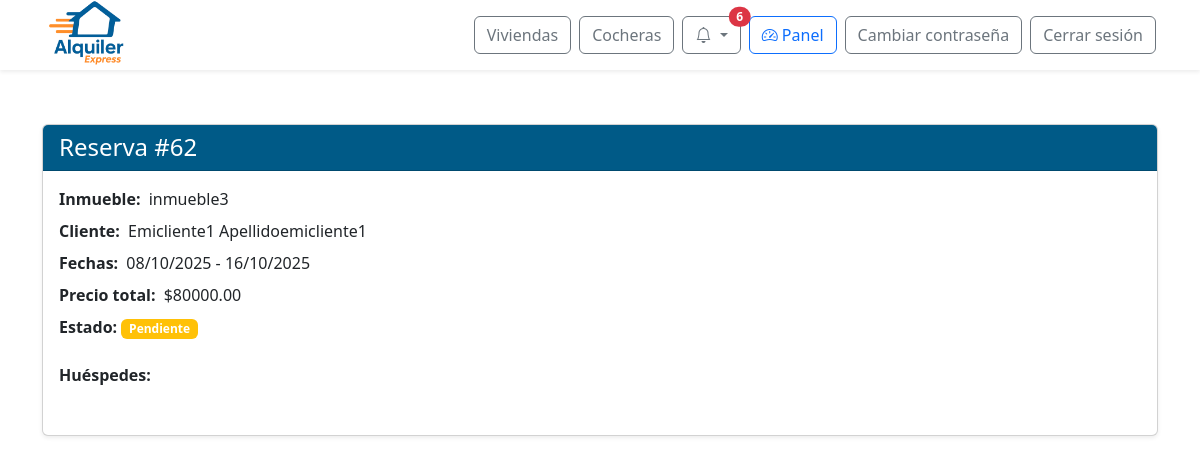
Before: /reservas/62/detalle/ (signed in) with the older database file.
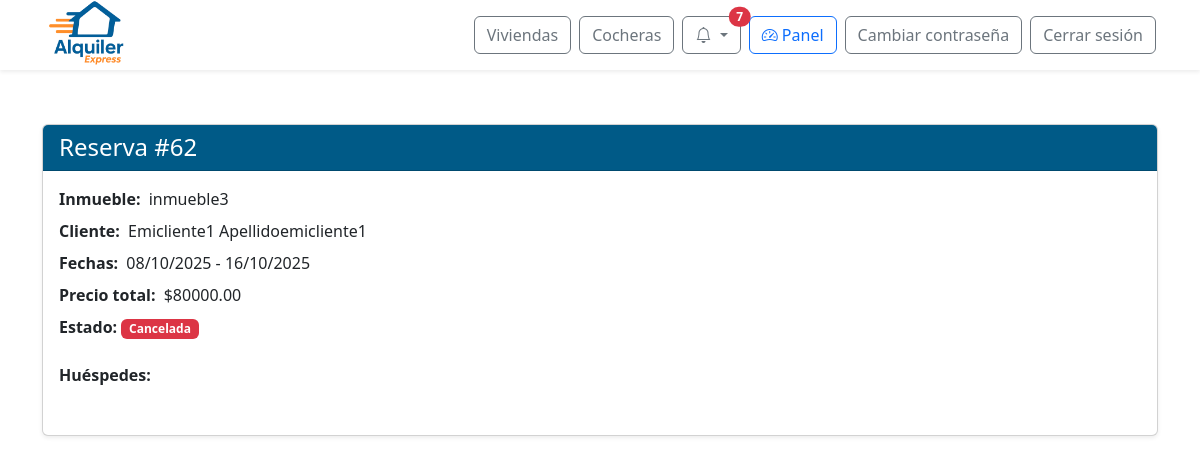
After: the same page with the newer database file.
### web/models.py (models this page shows, shortened)
class Reserva(models.Model):
    id_reserva = models.AutoField(primary_key=True)
    fecha_inicio = models.DateField()
    fecha_fin = models.DateField()
    precio_total = models.DecimalField(max_digits=10, decimal_places=2)
    estado = models.ForeignKey(Estado, on_delete=models.SET_NULL, null=True)  # Aquí está el estado FK
    inmueble = models.ForeignKey(Inmueble, null=True, blank=True, on_delete=models.SET_NULL)
    cochera = models.ForeignKey(Cochera, null=True, blank=True, on_delete=models.SET_NULL)
    descripcion = models.TextField()
    aprobada_en = models.DateTimeField(null=True, blank=True)

class Estado(models.Model):
    id_estado = models.AutoField(primary_key=True)
    nombre = models.CharField(max_length=100)

class Inmueble(models.Model):
    id_inmueble = models.AutoField(primary_key=True)
    nombre = models.CharField(max_length=100, unique=True)
    ubicacion = models.TextField()
    provincia = models.ForeignKey(Provincia, on_delete=models.SET_NULL, null=True)
    ciudad = models.ForeignKey(Ciudad, on_delete=models.SET_NULL, null=True)
    descripcion = models.TextField()
    cantidad_banios = models.IntegerField()
    cantidad_ambientes = models.IntegerField()
    cantidad_camas = models.IntegerField()
    cantidad_huespedes = models.IntegerField()
    precio_por_dia = models.DecimalField(max_digits=10, decimal_places=2)
    politica_cancelacion = models.TextField()
    fecha_publicacion = models.DateField()
    cochera = models.ForeignKey(Cochera, null=True, blank=True, on_delete=models.SET_NULL)
    estado = models.ForeignKey(Estado, on_delete=models.SET_NULL, null=True)
    empleado = models.ForeignKey(Perfil, null=True, blank=True, on_delete=models.SET_NULL)
    minimo_dias_alquiler = models.PositiveIntegerField(default=1, verbose_name="Mínimo de días de alquiler")
    def __str__(self):
        return self.nombre

### web/views.py (the view)
# urls.py: path('reservas/<int:id_reserva>/detalle/', views.ver_detalle_reserva, name='ver_detalle_reserva'),
@login_required
def ver_detalle_reserva(request, id_reserva):
    reserva = get_object_or_404(Reserva, id_reserva=id_reserva)
    huespedes = reserva.huespedes.all()
    tiempo_restante = None
    if reserva.estado.nombre == "Aprobada" and reserva.aprobada_en:
        limite = reserva.aprobada_en + timedelta(hours=24)
        ahora = timezone.now()
        tiempo_restante = (limite - ahora).total_seconds()
        if tiempo_restante < 0:
            tiempo_restante = 0
    es_admin_o_empleado = is_admin_or_empleado(request.user)
    return render(request, 'reservas_detalle.html', {
        'reserva': reserva,
        'huespedes': huespedes,
        'tiempo_restante': tiempo_restante,
        'is_admin_or_empleado': es_admin_o_empleado,
    })

### web/context_processors.py (called while the page is built)
def notifications(request):
    if request.user.is_authenticated:
        try:
            return {
                'notificaciones': request.user.perfil.notificacion_set.order_by('-fecha_creacion')[:10],
                'notificaciones_no_leidas': request.user.perfil.notificacion_set.filter(leido=False).count()
            }
        except Exception:
            return {}
    return {}

def is_client_context(request):
    return {'is_client': is_client(request.user)}

### web/templatetags/user_groups.py (called while the page is built)
@register.filter(name='has_group')
def has_group(user, group_name):
    if not user.is_authenticated:
        return False
    return user.groups.filter(name=group_name).exists()

### web/views.py (called while the page is built)
def is_admin_or_empleado(user):
    return user.is_authenticated and (user.is_staff or user.groups.filter(name="empleado").exists())

def is_client(user):
    return user.is_authenticated and user.groups.filter(name="cliente").exists()

### web/templates/reservas_detalle.html (shortened to what this page needs)
{% extends 'base.html' %}
{% load static %}
{% block content %}
<div class="container mt-4" style="padding-top: 100px;">
  <div class="card shadow-sm">
    <div class="card-header bg-azul-alquiler text-white">
      <h4 class="mb-0">Reserva #{{ reserva.id_reserva }}</h4>
    </div>
    <div class="card-body">
      <div class="row mb-3">
        <div class="col-md-9">
          <div class="mb-2">
            <strong>Inmueble:</strong>
            <span class="ms-1">{{ reserva.inmueble }}</span>
          </div>
          <div class="mb-2">
            <strong>Cliente:</strong>
            <span class="ms-1">
              {% with relacion=reserva.clienteinmueble_set.first %}
                {% if relacion and relacion.cliente %}
                  {{ relacion.cliente.usuario.get_full_name|default:relacion.cliente.usuario.username }}
                {% else %}
                  <em>Cliente no disponible</em>
                {% endif %}
              {% endwith %}
            </span>
          </div>
          <div class="mb-2">
            <strong>Fechas:</strong>
            <span class="ms-1">{{ reserva.fecha_inicio|date:"d/m/Y" }} - {{ reserva.fecha_fin|date:"d/m/Y" }}</span>
          </div>
          <div class="mb-2">
            <strong>Precio total:</strong>
            <span class="ms-1">${{ reserva.precio_total }}</span>
          </div>
          <div class="mb-2">
            <strong>Estado:</strong>
            <span class="badge
              {% if reserva.estado.nombre == 'Confirmada' %}bg-success
              {% elif reserva.estado.nombre == 'Cancelada' %}bg-danger
              {% elif reserva.estado.nombre == 'Rechazada' %}bg-secondary
              {% elif reserva.estado.nombre == 'Pagada' %}bg-info
              {% elif reserva.estado.nombre == 'Aprobada' %}bg-primary
              {% elif reserva.estado.nombre == 'Pendiente' %}bg-warning
              {% elif reserva.estado.nombre == 'Finalizada' %}bg-dark
              {% else %}bg-warning{% endif %}">
              {{ reserva.estado.nombre }}
            </span>
          </div>
        </div>
        <div class="col-md-3 d-flex align-items-center justify-content-md-end justify-content-start mt-3 mt-md-0">
        </div>
      </div>
      <div class="mb-3">
        <strong>Huéspedes:</strong>
      </div>
    </div>
  </div>
</div>
{% endblock %}

Changed rows visible on the page:
changed Reserva "inmueble3": estado_id 2 → 6 (drawn); estado.nombre "Pendiente" → "Cancelada"
Other visible differences:
{{ notificaciones_no_leidas }}: "6" → "7"
